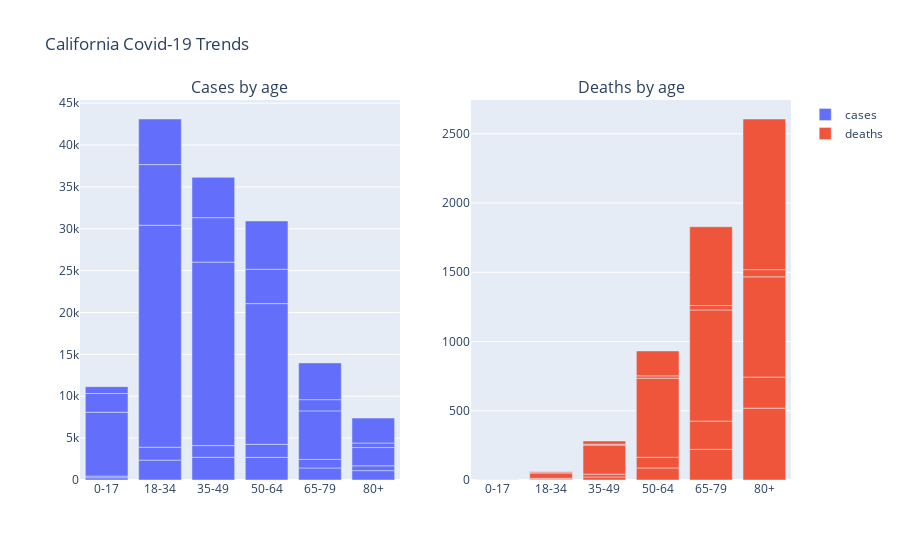

Source (notebook cell):
### Code cell
# import the plotly subplot library
from plotly.subplots import make_subplots
import plotly.graph_objects as go

# define the subplots
fig = make_subplots(
            rows=1, 
            cols=2,
            subplot_titles=('Cases by age', 'Deaths by age'))

# add the first "trace"
fig.add_trace(
    go.Bar(x=latimes_single_day_age.age,
           y=latimes_single_day_age.confirmed_cases_total,
           name='cases'),
    row=1, col=1
)


fig = go.Figure(data=[
    go.Bar(name='SF Zoo', x=animals, y=[20, 14, 23]),
    go.Bar(name='LA Zoo', x=animals, y=[12, 18, 29])
])
# Change the bar mode
fig.update_layout(barmode='stack')




# add the second
fig.add_trace(
    go.Bar(x=latimes_single_day_age.age,
           y=latimes_single_day_age.deaths_total,
           name='deaths'),
    row=1, col=2
)

# define the layout for the whole figure
fig.update_layout(barmode='group',height=400, title_text="California Covid-19 Trends")
fig.update_layout()
fig.show()

### Figure 1 — Plotly figure (JSON) as saved in the notebook; plotly's stock layout.template omitted (floating-point values rounded to 4 significant figures)
{"data": [{"name": "cases", "type": "bar", "x": ["0-17", "18-34", "35-49", "50-64", "65-79", "80+", "0-17", "18-34", "35-49", "50-64", "65-79", "80+", "0-17", "18-34", "35-49", "50-64", "65-79", "80+", "0-17", "18-34", "35-49", "50-64", "65-79", "80+", "0-17", "18-34", "35-49", "50-64", "65-79", "80+"], "xaxis": "x", "y": [271, 2373, 2709, 2703, 1438, 1119, 197, 1541, 1401, 1560, 1023, 577, 7625, 26511, 21910, 16802, 5792, 2178, 2233, 7239, 5307, 4104, 1342, 542, 820, 5445, 4819, 5767, 4389, 2974], "yaxis": "y"}, {"name": "deaths", "type": "bar", "x": ["0-17", "18-34", "35-49", "50-64", "65-79", "80+", "0-17", "18-34", "35-49", "50-64", "65-79", "80+", "0-17", "18-34", "35-49", "50-64", "65-79", "80+", "0-17", "18-34", "35-49", "50-64", "65-79", "80+", "0-17", "18-34", "35-49", "50-64", "65-79", "80+"], "xaxis": "x2", "y": [0, 4, 22, 87, 221, 519, 0, 8, 20, 77, 204, 224, 0, 39, 210, 571, 803, 724, 0, 2, 6, 17, 32, 52, 0, 7, 24, 180, 569, 1088], "yaxis": "y2"}], "layout": {"annotations": [{"font": {"size": 16}, "showarrow": false, "text": "Cases by age", "x": 0.225, "xanchor": "center", "xref": "paper", "y": 1, "yanchor": "bottom", "yref": "paper"}, {"font": {"size": 16}, "showarrow": false, "text": "Deaths by age", "x": 0.775, "xanchor": "center", "xref": "paper", "y": 1, "yanchor": "bottom", "yref": "paper"}], "autosize": true, "barmode": "group", "title": {"text": "California Covid-19 Trends"}, "xaxis": {"anchor": "y", "autorange": true, "domain": [0, 0.45], "range": [-0.5, 5.5], "type": "category"}, "xaxis2": {"anchor": "y2", "autorange": true, "domain": [0.55, 1], "range": [-0.5, 5.5], "type": "category"}, "yaxis": {"anchor": "x", "autorange": true, "domain": [0, 1], "range": [0, 45380.0], "type": "linear"}, "yaxis2": {"anchor": "x2", "autorange": true, "domain": [0, 1], "range": [0, 2744.0], "type": "linear"}}}
